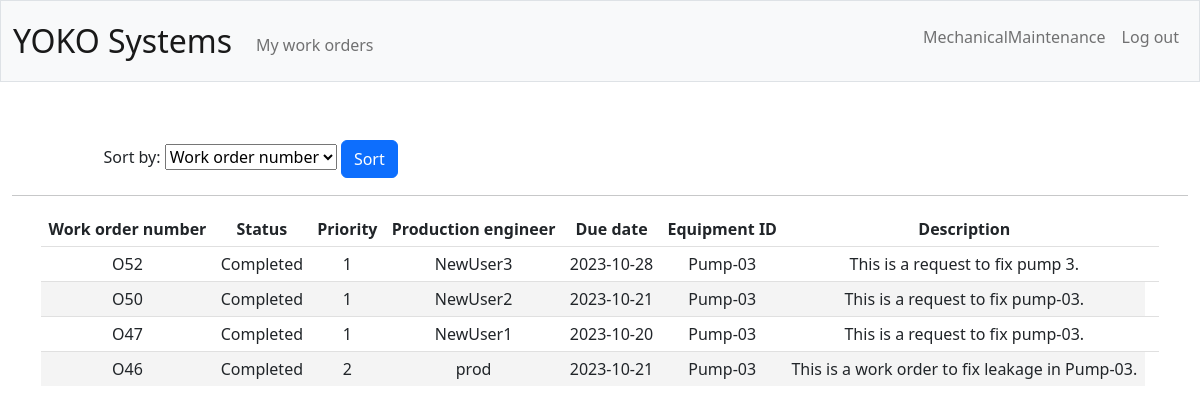
Page /myorders (signed in) on the committed database.
### tables this page shows
CREATE TABLE orders (
id INTEGER PRIMARY KEY AUTOINCREMENT NOT NULL,
status TEXT,
tpc NUMERIC,
spc NUMERIC,
wpc NUMERIC,
tpt DATETIME,
tat DATETIME,
tac NUMERIC,
sac NUMERIC,
wac NUMERIC,
user_id INTEGER,
manager_id INTEGER,
equipment_id INTEGER,
description TEXT);

CREATE TABLE managers (
id INTEGER PRIMARY KEY AUTOINCREMENT NOT NULL,
username TEXT,
hash TEXT);

CREATE TABLE equipment (
id INTEGER PRIMARY KEY AUTOINCREMENT NOT NULL,
name TEXT,
user_id, INTEGER);

### app.py (the view)
@app.route("/myorders", methods=["GET", "POST"])
@login_required
def myorders():
    if session["type"] != 'users':
        return render_template("error.html",error1 = 'Page not found.',username_display=session["username"])
    db.execute('SELECT * FROM orders WHERE user_id = ?;',(session["user_id"],))
    rows = db.fetchall()
    x = len(rows)
    data = [[] for i in range(x)]
    i = 0
    for a in rows:
        db.execute('SELECT * FROM equipment WHERE id = ?;',(a[12],))
        rows3 = db.fetchall()
        db.execute('SELECT * FROM managers WHERE id = ?;',(a[11],))
        rows4 = db.fetchall()
        y = 0
        for b in a:
            if y == 11:
                data[i].append(rows4[0][1])
            else:
                data[i].append(b)
            y += 1
        data[i][12]=rows3[0][1]
        db.execute('SELECT * FROM requests WHERE id = ?;',(a[0],))
        rows2 = db.fetchall()
        data[i].append(datetime.strptime(str(rows2[0][5]),'%d.%m.%Y').date())
        data[i].append(rows2[0][2])
        i += 1
    data.reverse()
    if request.method == "POST":
        if request.form.get("orderopen") != None:
            s = request.form.get("orderopen")
            x = int(s[1:])
            x -= 10
            db.execute('SELECT * FROM orders WHERE id = ?;',(abs(x),))
            rows = db.fetchall()
            if x > 0:
                db.execute('SELECT * FROM steps WHERE order_id = ?;',(abs(x),))
                steps = db.fetchall()
                request_id = x
                db.execute('SELECT * FROM requests WHERE id = ?;',(abs(x),))
                reqdata1 = db.fetchall()
                reqdata = []
                reqdata.append(reqdata1[0][0])
                reqdata.append(reqdata1[0][1])
                reqdata.append(reqdata1[0][2])
                db.execute('SELECT * FROM users WHERE id = ?;',(reqdata1[0][3],))
                requsers = db.fetchall()
                reqdata.append(requsers[0][1])
                db.execute('SELECT * FROM managers WHERE id = ?;',(reqdata1[0][4],))
                reqmanagers = db.fetchall()
                db.execute('SELECT * FROM equipment WHERE id = ?;',(reqdata1[0][6],))
                reqeq = db.fetchall()
                reqdata.append(reqmanagers[0][1])
                reqdata.append(datetime.strptime(str(reqdata1[0][5]),'%d.%m.%Y').date())
                reqdata.append(reqeq[0][1])
                reqdata.append(reqdata1[0][7])
                db.execute('SELECT * FROM partsorder WHERE order_id = ?;',(abs(x),))
                partorder = db.fetchall()
                lenparts = len(partorder)
                parts = [[] for i in range(lenparts)]
                i = 0
                for a in partorder:
                    db.execute('SELECT * FROM parts WHERE id = ?;',(a[2],))
                    part = db.fetchall()
                    parts[i].append(part[0][2])
                    parts[i].append(part[0][1])
                    parts[i].append(a[3])
                    parts[i].append(part[0][3])
                    i += 1
                db.execute('SELECT * FROM parts')
                allparts = db.fetchall()
                return render_template("order.html",username_display=session["username"],stat = "Update",description=rows[0][13],steps=steps,parts=parts,allparts=allparts,reqdata = reqdata,status = rows[0][1],orderdata=rows)
        elif request.form.get("options") == None:
            return render_template("myorders.html",username_display=session["username"])
        else:
            if int(request.form.get("options")) == 0:
                data.sort(key=lambda x:x[0])
            elif int(request.form.get("options")) == 1:
                data.sort(key=lambda x:x[1])
            elif int(request.form.get("options")) == 2:
                data.sort(key=lambda x:x[15])
            elif int(request.form.get("options")) == 3:
                data.sort(key=lambda x:x[14])
            elif int(request.form.get("options")) == 4:
                data.sort(key=lambda x:x[12])
            return render_template("myorders.html",data=data,username_display=session["username"],default=int(request.form.get("options")))
    else:
        return render_template("myorders.html",data=data,username_display=session["username"])

### app.py (called while the page is built)
def login_required(f):
    @wraps(f)
    def decorated_function(*args, **kwargs):
        if session.get("user_id") is None:
            return redirect("/login")
        return f(*args, **kwargs)
    return decorated_function

@app.after_request
def after_request(response):
    response.headers["Cache-Control"] = "no-cache, no-store, must-revalidate"
    response.headers["Expires"] = 0
    response.headers["Pragma"] = "no-cache"
    return response

### templates/myorders.html (shortened to what this page needs)
{% extends "layout.html" %}
{% block main %}
<table>
    <tr>
        <td>
<div align="left" style="margin-left:5%">
    <form action="/myorders" method="post">
    <label for="sort">Sort by:</label>
    <select name="options" id="sort">
      <option value="0" {% if default == 0 %} selected {% endif %}>Work order number</option>
    </select>
    <button class="btn btn-primary" type="submit">Sort</button>
    </form>
</div>
</td>
</tr>
</table>
    <hr>
<div>
    <form action="/myorders" method="post" id="bananaform">
<table>
    <thead>
        <tr>
            <th style="padding-bottom:5px;padding-top:5px;">Work order number</th>
            <th style="padding-bottom:5px;padding-top:5px;">Status</th>
            <th style="padding-bottom:5px;padding-top:5px;">Priority</th>
            <th style="padding-bottom:5px;padding-top:5px;">Production engineer</th>
            <th style="padding-bottom:5px;padding-top:5px;white-space: nowrap;">Due date</th>
            <th style="padding-bottom:5px;padding-top:5px;">Equipment ID</th>
            <th style="padding-bottom:5px;padding-top:5px;">Description</th>
            <th></th>
        </tr>
    </thead>
    <tbody>
        <form action="/myorders" method="post" id="bananaform">
        {% for a in data %}
            <tr class="data" onclick="form_submit({{ a[0] + 10 }})">
                <td style="padding-bottom:5px;padding-top:5px;">O{{ a[0] }}</td>
                <td style="padding-bottom:5px;padding-top:5px;">{{ a[1] }}</td>
                <td style="padding-bottom:5px;padding-top:5px;">{{ a[15] }}</td>
                <td style="padding-bottom:5px;padding-top:5px;">{{ a[11] }}</td>
                <td style="padding-bottom:5px;padding-top:5px;white-space: nowrap;">{{ a[14] }}</td>
                <td style="padding-bottom:5px;padding-top:5px;">{{ a[12] }}</td>
                <td style="padding-bottom:5px;padding-top:5px;">{{ a[13] }}</td>
            </tr>
        {% endfor %}
        </form>
    </tbody>
</table>
</form>
</div>
{% endblock %}

### templates/layout.html (shortened to what this page needs)
<!DOCTYPE html>
<html lang="en">
    <head>
        <link href="/static/bootstrap.min.css" rel="stylesheet">
        <link href="/static/styles.css" rel="stylesheet">
    </head>
    <body>
        <nav class="bg-light border navbar navbar-expand-md navbar-light">
            <div class="container-fluid">
                <a class="navbar-brand" href="/">YOKO Systems</a>
                <div class="collapse navbar-collapse" id="navbar">
                    {% if session["user_id"] %}
                        <ul class="navbar-nav me-auto mt-2">
                            {% if session["type"] == 'users' %}
                            <li class="nav-item"><a class="nav-link" href="/myorders">My work orders</a></li>
                            {% endif %}
                        </ul>
                        <ul class="navbar-nav ms-auto mt-2">
                            <li class="nav-item"><p class="nav-link">{{ username_display }}</p></li>
                            <li class="nav-item"><a class="nav-link" href="/logout">Log out</a></li>
                        </ul>
                    {% else %}
                        <ul class="navbar-nav ms-auto mt-2">
                            <li class="nav-item"><a class="nav-link" href="/register">Register</a></li>
                            <li class="nav-item"><a class="nav-link" href="/login">Log In</a></li>
                        </ul>
                    {% endif %}
                </div>
            </div>
        </nav>
        <main class="container-fluid py-5 text-center">
            {% block main %}{% endblock %}
        </main>
    </body>
</html>

### static/styles.css (style rules this page uses)
nav .navbar-brand { font-size: xx-large; }
body { width: 100%; }
table { width: 95%; margin-left: auto; margin-right: auto; }
th { padding-bottom: 10px; padding-left: 7px; padding-right: 7px; }
td { padding-top: 10px; padding-left: 7px; padding-right: 7px; }
tr { background-color: #ffffff; border-color: #ffffff; border-top: 2px; border-right: 0px; border-bottom: 0px; border-left: 0px; }
.data:nth-child(odd) { background-color: #f4f4f4; }
.data { border-top: 1px solid; border-right: 0px; border-bottom: 0px; border-left: 0px; border-collapse: collapse; border-color: #e0e0e0; }
label { display: inline-block; text-align: right; }

### rows in the picture
orders: status "Completed", description "This is a request to fix pump 3."
managers: username "NewUser3"
equipment: name "Pump-03" "Pump-03" "Pump-03" "Pump-03"
orders: status "Completed", description "This is a request to fix pump-03."
managers: username "NewUser2"
orders: status "Completed", description "This is a request to fix pump-03."
managers: username "NewUser1"
orders: status "Completed", description "This is a work order to fix leakage in Pump-03."
managers: username "prod"

### other values in the picture
{{ username_display }} "MechanicalMaintenance"
{{ a[0] }} "52" "50" "47" "46"
{{ a[15] }} "1" "1" "1" "2"
{{ a[14] }} "2023-10-28" "2023-10-21" "2023-10-20" "2023-10-21"
